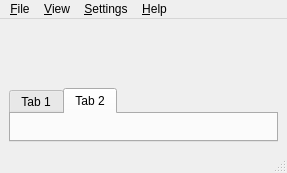
<?xml version="1.0" encoding="UTF-8"?>
<ui version="4.0">
 <class>MainWindow</class>
 <widget class="QMainWindow" name="MainWindow">
  <property name="geometry">
   <rect>
    <x>0</x>
    <y>0</y>
    <width>287</width>
    <height>173</height>
   </rect>
  </property>
  <property name="windowTitle">
   <string>Dream</string>
  </property>
  <property name="windowIcon">
   <iconset resource="res/icons.qrc">
    <normaloff>:/icons/MainIcon.svg</normaloff>:/icons/MainIcon.svg</iconset>
  </property>
  <widget class="QWidget" name="centralwidget">
   <layout class="QVBoxLayout" name="verticalLayout">
    <item>
     <widget class="DRMDisplay" name="MainDisplay" native="true"/>
    </item>
    <item>
     <widget class="QTabWidget" name="serviceTabs">
      <property name="sizePolicy">
       <sizepolicy hsizetype="Preferred" vsizetype="Preferred">
        <horstretch>0</horstretch>
        <verstretch>0</verstretch>
       </sizepolicy>
      </property>
      <property name="currentIndex">
       <number>1</number>
      </property>
      <widget class="QWidget" name="tab">
       <attribute name="title">
        <string>Tab 1</string>
       </attribute>
      </widget>
      <widget class="QWidget" name="tab_2">
       <attribute name="title">
        <string>Tab 2</string>
       </attribute>
      </widget>
     </widget>
    </item>
   </layout>
  </widget>
  <widget class="QStatusBar" name="statusbar"/>
  <widget class="QMenuBar" name="menubar">
   <property name="geometry">
    <rect>
     <x>0</x>
     <y>0</y>
     <width>287</width>
     <height>21</height>
    </rect>
   </property>
   <widget class="QMenu" name="menu_View">
    <property name="title">
     <string>&amp;View</string>
    </property>
    <addaction name="action_Transmissions"/>
    <addaction name="actionAlt_Frequencies"/>
    <addaction name="action_Programme_Guide"/>
    <addaction name="actionEngineering"/>
   </widget>
   <widget class="QMenu" name="menu_Settings">
    <property name="title">
     <string>&amp;Settings</string>
    </property>
    <widget class="QMenu" name="menuPlot_Style">
     <property name="title">
      <string>Plot Style</string>
     </property>
     <addaction name="actionBlueWhite"/>
     <addaction name="actionGreenBlack"/>
     <addaction name="actionBlackGrey"/>
    </widget>
    <addaction name="actionAM"/>
    <addaction name="actionFM"/>
    <addaction name="actionDRM"/>
    <addaction name="separator"/>
    <addaction name="actionDisplayColor"/>
    <addaction name="menuPlot_Style"/>
    <addaction name="separator"/>
    <addaction name="actionMultimediaSettings"/>
    <addaction name="actionGeneralSettings"/>
   </widget>
   <widget class="QMenu" name="menuHelp">
    <property name="title">
     <string>&amp;Help</string>
    </property>
    <addaction name="actionWhats_This"/>
    <addaction name="separator"/>
    <addaction name="actionAbout_Dream"/>
   </widget>
   <widget class="QMenu" name="menu_File">
    <property name="title">
     <string>&amp;File</string>
    </property>
   </widget>
   <addaction name="menu_File"/>
   <addaction name="menu_View"/>
   <addaction name="menu_Settings"/>
   <addaction name="menuHelp"/>
  </widget>
  <action name="action_Programme_Guide">
   <property name="checkable">
    <bool>true</bool>
   </property>
   <property name="text">
    <string>&amp;Programme Guide ...</string>
   </property>
   <property name="shortcut">
    <string>Alt+P</string>
   </property>
  </action>
  <action name="actionExit">
   <property name="text">
    <string>E&amp;xit</string>
   </property>
   <property name="shortcut">
    <string>Alt+X</string>
   </property>
  </action>
  <action name="actionAM">
   <property name="text">
    <string>AM (analog)</string>
   </property>
  </action>
  <action name="actionFM">
   <property name="text">
    <string>FM (analog)</string>
   </property>
  </action>
  <action name="actionDRM">
   <property name="text">
    <string>New DRM Acquisition</string>
   </property>
  </action>
  <action name="actionDisplayColor">
   <property name="text">
    <string>Set Display Color</string>
   </property>
  </action>
  <action name="actionBlueWhite">
   <property name="checkable">
    <bool>true</bool>
   </property>
   <property name="text">
    <string>Blue / White</string>
   </property>
  </action>
  <action name="actionGreenBlack">
   <property name="checkable">
    <bool>true</bool>
   </property>
   <property name="text">
    <string>Green / Black</string>
   </property>
  </action>
  <action name="actionBlackGrey">
   <property name="checkable">
    <bool>true</bool>
   </property>
   <property name="text">
    <string>Black / Grey</string>
   </property>
  </action>
  <action name="actionMultimediaSettings">
   <property name="text">
    <string>Multimedia Settings...</string>
   </property>
  </action>
  <action name="actionGeneralSettings">
   <property name="text">
    <string>General Settings...</string>
   </property>
  </action>
  <action name="actionWhats_This">
   <property name="text">
    <string>&amp;Whats This</string>
   </property>
   <property name="shortcut">
    <string>Shift+F1</string>
   </property>
  </action>
  <action name="actionAbout_Dream">
   <property name="text">
    <string>&amp;About Dream...</string>
   </property>
  </action>
  <action name="action_Open_Sound_File">
   <property name="text">
    <string>&amp;Open Sound File...</string>
   </property>
   <property name="shortcut">
    <string>Alt+O</string>
   </property>
  </action>
  <action name="action_Close_Sound_File">
   <property name="text">
    <string>&amp;Close Sound File</string>
   </property>
   <property name="shortcut">
    <string>Alt+C</string>
   </property>
  </action>
  <action name="actionEngineering">
   <property name="checkable">
    <bool>true</bool>
   </property>
   <property name="checked">
    <bool>false</bool>
   </property>
   <property name="text">
    <string>Engineering</string>
   </property>
  </action>
  <action name="action_Transmissions">
   <property name="checkable">
    <bool>true</bool>
   </property>
   <property name="text">
    <string>&amp;Transmissions</string>
   </property>
  </action>
  <action name="actionAlt_Frequencies">
   <property name="checkable">
    <bool>true</bool>
   </property>
   <property name="text">
    <string>Alt &amp;Frequencies</string>
   </property>
  </action>
 </widget>
 <customwidgets>
  <customwidget>
   <class>DRMDisplay</class>
   <extends>QWidget</extends>
   <header>drmdisplay.h</header>
   <container>1</container>
  </customwidget>
 </customwidgets>
 <resources>
  <include location="res/icons.qrc"/>
 </resources>
 <connections/>
</ui>
